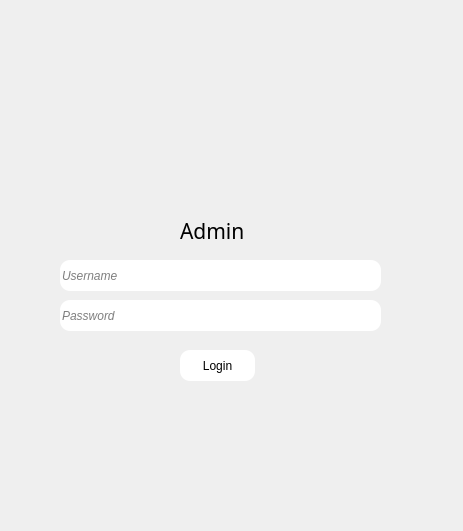
<?xml version="1.0" encoding="UTF-8"?>
<ui version="4.0">
 <class>Form</class>
 <widget class="QWidget" name="Form">
  <property name="geometry">
   <rect>
    <x>0</x>
    <y>0</y>
    <width>463</width>
    <height>531</height>
   </rect>
  </property>
  <property name="windowTitle">
   <string>Form</string>
  </property>
  <widget class="QLabel" name="admintext">
   <property name="geometry">
    <rect>
     <x>180</x>
     <y>190</y>
     <width>81</width>
     <height>81</height>
    </rect>
   </property>
   <property name="font">
    <font>
     <family>Arial Black</family>
     <pointsize>16</pointsize>
     <weight>10</weight>
     <italic>false</italic>
     <bold>false</bold>
    </font>
   </property>
   <property name="autoFillBackground">
    <bool>false</bool>
   </property>
   <property name="styleSheet">
    <string notr="true">font: 87 16pt &quot;Arial Black&quot;;</string>
   </property>
   <property name="text">
    <string>Admin</string>
   </property>
  </widget>
  <widget class="QLineEdit" name="username">
   <property name="geometry">
    <rect>
     <x>60</x>
     <y>260</y>
     <width>321</width>
     <height>31</height>
    </rect>
   </property>
   <property name="font">
    <font>
     <italic>true</italic>
    </font>
   </property>
   <property name="styleSheet">
    <string notr="true">border-radius: 10px</string>
   </property>
   <property name="placeholderText">
    <string>Username</string>
   </property>
  </widget>
  <widget class="QLabel" name="loginlogo">
   <property name="geometry">
    <rect>
     <x>150</x>
     <y>60</y>
     <width>141</width>
     <height>121</height>
    </rect>
   </property>
   <property name="autoFillBackground">
    <bool>false</bool>
   </property>
   <property name="styleSheet">
    <string notr="true">background-image: url(:/newPrefix/nemco_logo.jpg);</string>
   </property>
   <property name="text">
    <string/>
   </property>
   <property name="pixmap">
    <pixmap>../background/nemco_logo.png</pixmap>
   </property>
   <property name="scaledContents">
    <bool>true</bool>
   </property>
   <property name="wordWrap">
    <bool>false</bool>
   </property>
  </widget>
  <widget class="QLineEdit" name="password">
   <property name="geometry">
    <rect>
     <x>60</x>
     <y>300</y>
     <width>321</width>
     <height>31</height>
    </rect>
   </property>
   <property name="font">
    <font>
     <italic>true</italic>
    </font>
   </property>
   <property name="styleSheet">
    <string notr="true">border-radius: 10px</string>
   </property>
   <property name="placeholderText">
    <string>Password</string>
   </property>
  </widget>
  <widget class="QLabel" name="background">
   <property name="geometry">
    <rect>
     <x>0</x>
     <y>0</y>
     <width>463</width>
     <height>531</height>
    </rect>
   </property>
   <property name="styleSheet">
    <string notr="true">background-image: url(:/newPrefix/background.jpg);</string>
   </property>
   <property name="text">
    <string/>
   </property>
   <property name="pixmap">
    <pixmap>../background/minimalist-4k-wallpaper-hd-15-920x518.jpg</pixmap>
   </property>
   <property name="scaledContents">
    <bool>true</bool>
   </property>
  </widget>
  <widget class="QPushButton" name="login">
   <property name="geometry">
    <rect>
     <x>180</x>
     <y>350</y>
     <width>75</width>
     <height>31</height>
    </rect>
   </property>
   <property name="cursor">
    <cursorShape>PointingHandCursor</cursorShape>
   </property>
   <property name="autoFillBackground">
    <bool>false</bool>
   </property>
   <property name="styleSheet">
    <string notr="true">font: 12pt &quot;Sitka&quot;;
border-radius: 10px;
background-color: rgb(255, 255, 255);</string>
   </property>
   <property name="text">
    <string>Login</string>
   </property>
   <property name="default">
    <bool>false</bool>
   </property>
  </widget>
  <zorder>background</zorder>
  <zorder>admintext</zorder>
  <zorder>username</zorder>
  <zorder>loginlogo</zorder>
  <zorder>password</zorder>
  <zorder>login</zorder>
 </widget>
 <resources/>
 <connections/>
</ui>
